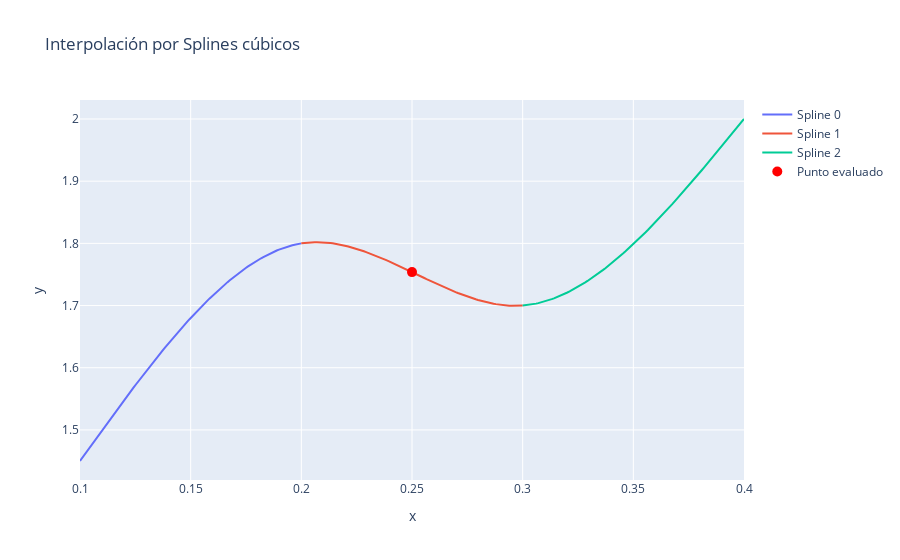

This figure's notebook cell:
### Markdown cell above
Ejemplo

### Code cell
from Interpolacion_Splines import Splines
# Datos de ejemplo
xi = [0.1, 0.2, 0.3, 0.4]
y = [1.45, 1.8, 1.7, 2]
# Crear objeto Metodos; el tercer argumento es el punto a evaluar, por ejemplo 0.25
metodo = Splines(xi, y, 0.25)

# Obtener splines y dominios
metodo.PolSplines()
